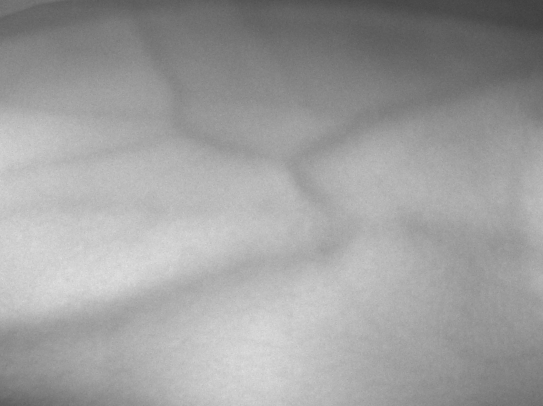
%> input picture Susana/MATLAB/jeppacut.png, 543 x 406 px
$ octave draft.m   (GNU Octave 9; MATLAB toolbox functions it lacks are replaced by stand-ins)
%> lines starting %> are read from the running program, lines starting %| are printed output that depends on the picture; in (x1, y1, x2, y2) boxes, pixels count from 0 and x2, y2 are one past the last pixel; in counts of white or black regions, pixels touching at a corner belong together; the program's own positions count from 1
%mitt f鰎slag 1

Originalet = imread('jeppacut.png');
%> Originalet is the input picture: size 406x543x3 uint8; min 63, max 224, mean 158.9
Original = rgb2gray(Originalet);

A = adapthisteq(Original,'ClipLimit',0.015);
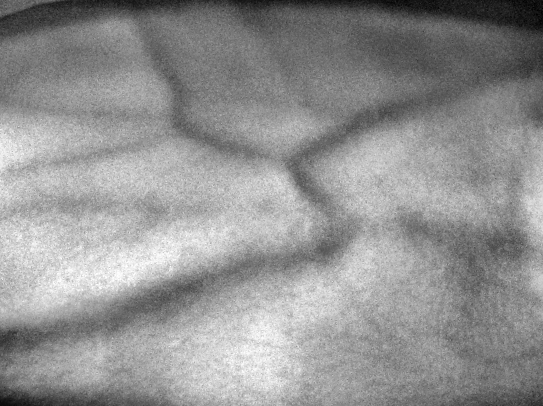
%> A: size 406x543 uint8; min 0, max 255, mean 145.9

gaussian = imgaussfilt(A,2);

badlight = im2double(gaussian);

se = strel('diamond', 20);

%# Removes uneven lighting and enhances contrast.
lightok = imdivide(badlight,imclose(badlight,se));
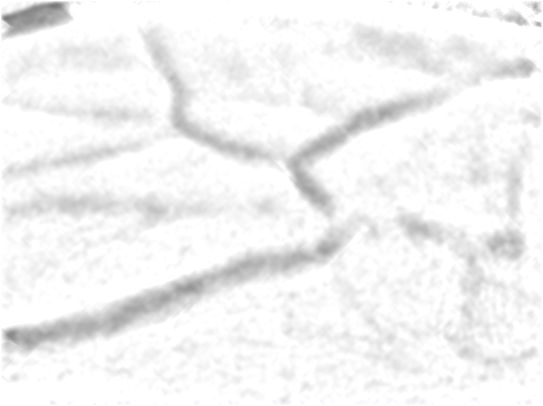
%> lightok: size 406x543 double; min 0.466, max 1, mean 0.954

figure(1)
subplot(2,2,1)
imshow(Original)
title('Original')
subplot(2,2,2)
imshow(A);
title('histeq')
subplot(2,2,3)
imshow(gaussian)
title('gaussian')
subplot(2,2,4)
imshow(lightok)
title('lightok')

contrasty = imadjust(lightok);
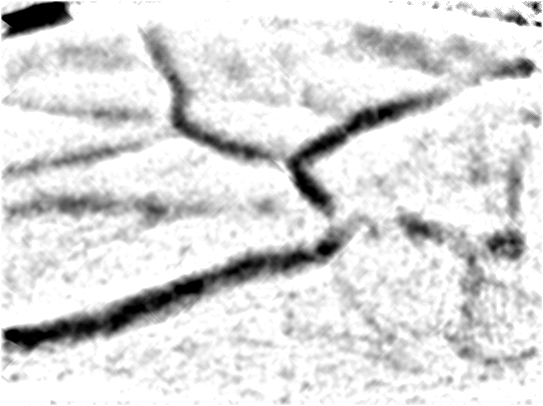
%> contrasty: size 406x543 double; min 0, max 1, mean 0.857
figure(3)
imshow(contrasty)

sep = strel('octagon',3);
close = imclose(contrasty,sep);
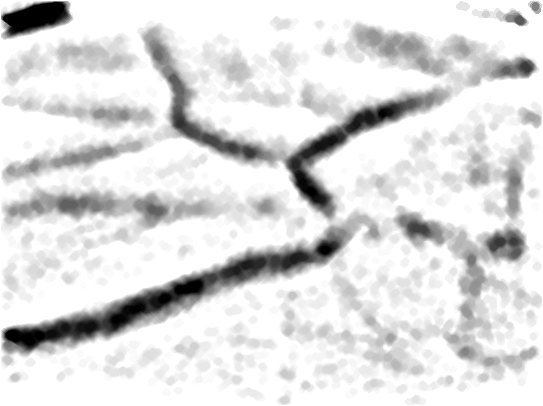
%> close: size 406x543 double; min 0, max 1, mean 0.871

binary = imbinarize(close, 0.8);
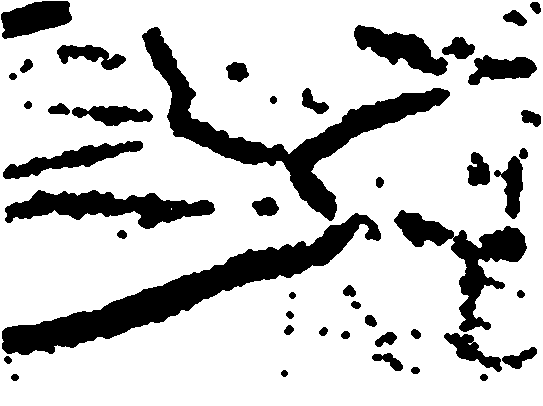
%> binary: size 406x543 logical; 79.3% white; 46 black regions, largest, box (x1, y1, x2, y2) and area: (2, 213, 381, 355) 11268, (142, 27, 450, 221) 9630, (394, 210, 527, 332) 4525

invert = imcomplement(binary);

removespeckle = bwareaopen(invert, 1700);
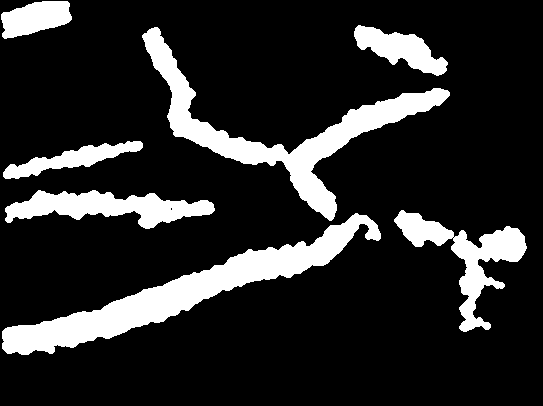
%> removespeckle: size 406x543 logical; 16.2% white; 7 white regions, largest, box (x1, y1, x2, y2) and area: (2, 213, 381, 355) 11268, (142, 27, 450, 221) 9630, (394, 210, 527, 332) 4525

figure(2)
subplot(2,3,1)
imshow(contrasty)
title('contrasty')
subplot(2,3,2)
imshow(close)
title('close')
subplot(2,3,3)
imshow(binary)
title('binary')
subplot(2,3,4)
imshow(invert)
title('invert')
subplot(2,3,5)
imshow(removespeckle)
title('removespeckle')
subplot(2,3,6)
imshow(removespeckle, [1 1 1; 0 0 1])
title('final result')
